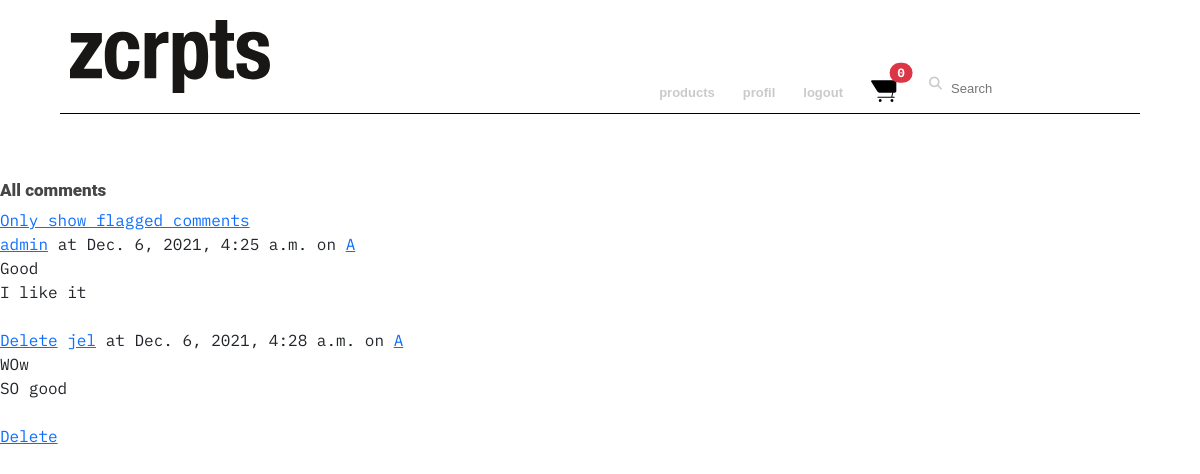
/products/comments/all (signed in), run on an earlier commit of the app's database.
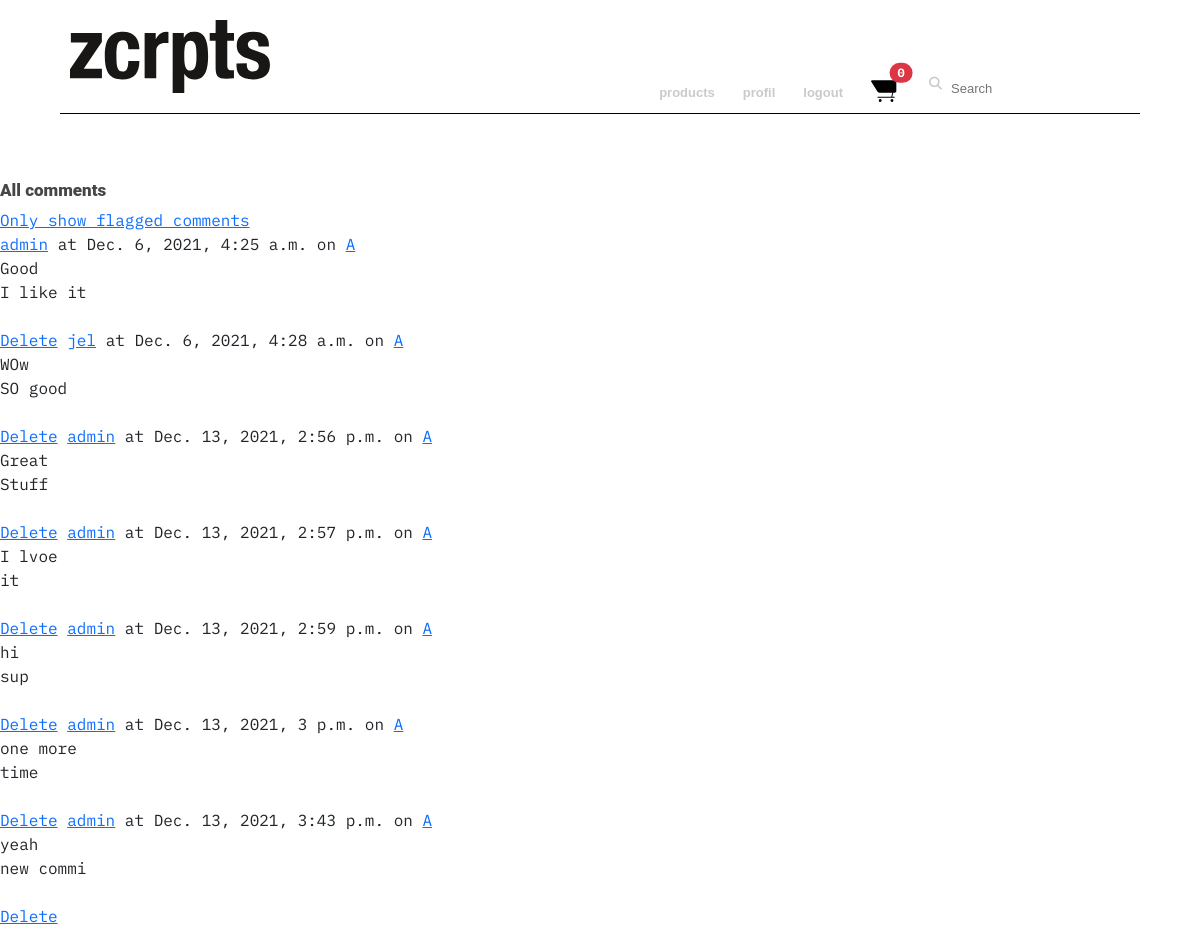
And on a later commit of the database.
### Products/models.py (models this page shows, shortened)
class Comment(models.Model):
    product = models.ForeignKey(Product, on_delete=models.CASCADE)
    title = models.CharField(max_length=100)
    text = models.TextField(max_length=500)
    timestamp = models.DateTimeField(auto_now_add=True)
    myuser = models.ForeignKey(
        settings.AUTH_USER_MODEL,
        on_delete=models.CASCADE)
    is_flagged = models.BooleanField(default=False)
    rate = models.IntegerField(validators=[
        MaxValueValidator(5),
        MinValueValidator(1)
    ])
    class Meta:
        ordering = ['product', 'timestamp']
        unique_together = ['product', 'myuser']
        verbose_name = 'Comment'
        verbose_name_plural = 'Comments'

class Product(models.Model):
    title = models.CharField(max_length=50)
    version = models.CharField(max_length=10)
    price = models.FloatField(default=0)
    short_description = models.CharField(max_length=200)
    long_description = models.TextField(max_length=1000, blank=True)
    logo = models.ImageField(upload_to='product_logos/', blank=False)
    screenshot = models.ImageField(upload_to='product_screenshots/',
                                   blank=False)
    pdf = models.FileField(upload_to='product_pdfs/', blank=False)
    featured = models.BooleanField(default=False)
    operating_system = models.CharField(max_length=20)
    language = models.CharField(max_length=20)
    tested_with = models.CharField(max_length= 100)
    script = models.FileField(upload_to='product_scripts/', blank=False)
    average_rating = models.PositiveSmallIntegerField(
        default=0,
        validators=[MaxValueValidator(5)])
    myuser = models.ForeignKey(
        settings.AUTH_USER_MODEL,
        on_delete=models.CASCADE)
    class Meta:
        ordering = ['title', 'version']
        unique_together = ['title', 'version']
        verbose_name = 'Product'
        verbose_name_plural = 'Products'

### Useradmin/models.py (models this page shows, shortened)
class MyUser(AbstractUser):
    profile_picture = models.ImageField(upload_to='profile_pictures/', blank=True, null=True)
    is_manager = models.BooleanField(default=False)
    def count_shopping_cart_items(self):
        count = 0
        if self.is_authenticated:
            shopping_carts = Cart.objects.filter(myuser=self)
            if shopping_carts:
                shopping_cart = shopping_carts.first()
                count = shopping_cart.get_number_of_items()
        return count

### Products/views.py (the view)
# urls.py: path('comments/all', views.comment_list_all, name='comment-list-all'),
@staff_member_required(login_url='/useradmin/login/')
def comment_list_all(request, **kwargs):
    context = {'all_comments': Comment.objects.all(), 'only_flagged': False}
    return render(request, 'comment-list.html', context)

### Products/templates/comment-list.html (shortened to what this page needs)
{% extends 'home.html' %}
{% block content %}
{% if only_flagged %}
    <h2>All flagged comments</h2>
    <a href="{% url 'comment-list-all' %}">Show unflagged comments as well</a>
{% else %}
    <h2>All comments</h2>
    <a href="{% url 'comment-list-flagged' %}">Only show flagged comments</a>
{% endif %}
<ul>
    {% for comment in all_comments %}
        <a href="{% url 'myuser-detail' comment.myuser.id %}">{{ comment.myuser.username }}</a>
        at {{ comment.timestamp }}
        on <a href="{% url 'product-detail' comment.product.id %}">{{ comment.product.title }}</a>
        <br>
        {{ comment.title }}
        <br>
        {{ comment.text }}
        <br>
        <br>
        <a href="{% url 'comment-delete' comment.id %}">Delete</a>
    {% endfor %}
</ul>
{% endblock %}

What changed in the data, as far as the page shows it:
added Comment: myuser.username "admin", timestamp "Dec. 13, 2021, 2:56 p.m.", product "A", title "Great", text "Stuff"
added Comment: myuser.username "admin", timestamp "Dec. 13, 2021, 2:57 p.m.", product "A", title "I lvoe", text "it"
added Comment: myuser.username "admin", timestamp "Dec. 13, 2021, 2:59 p.m.", product "A", title "hi", text "sup"
added Comment: myuser.username "admin", timestamp "Dec. 13, 2021, 3 p.m.", product "A", title "one more", text "time"
added Comment: myuser.username "admin", timestamp "Dec. 13, 2021, 3:43 p.m.", product "A", title "yeah", text "new commi"
